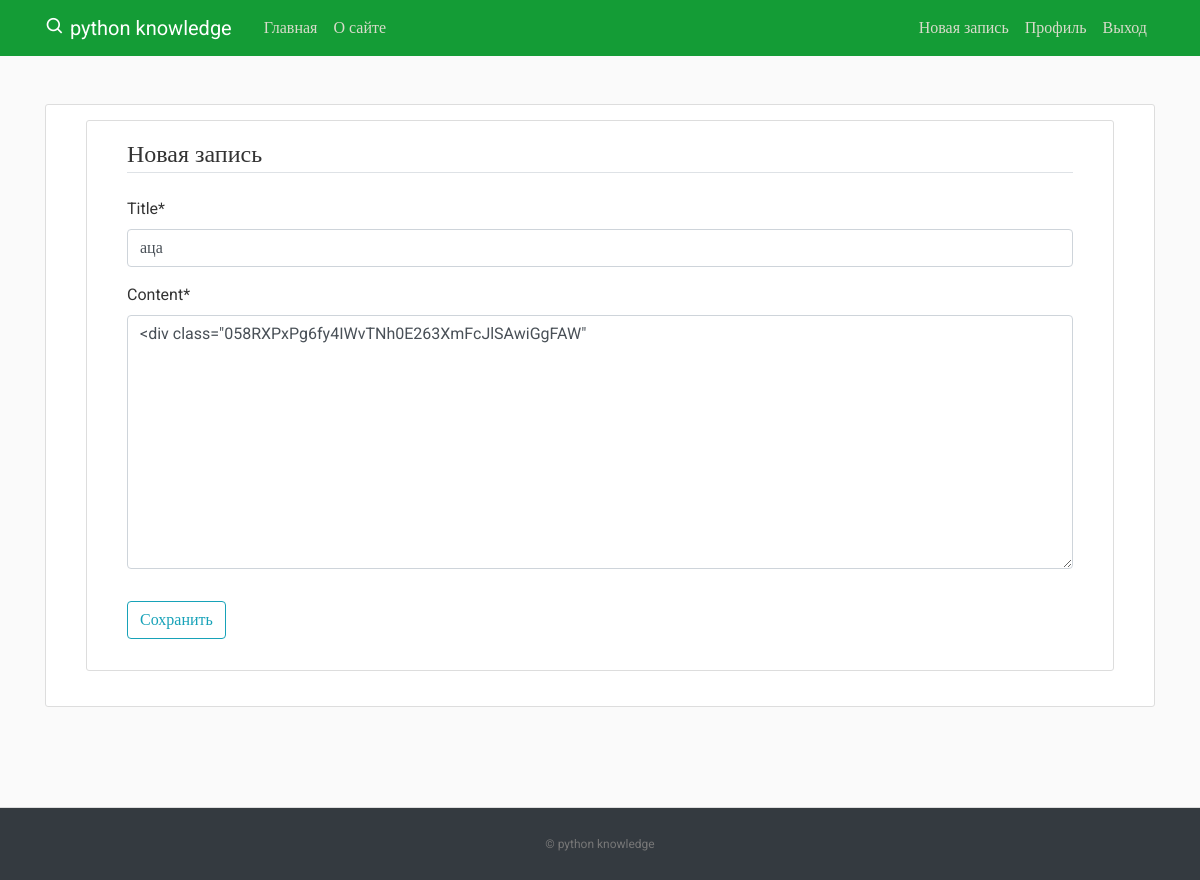
The app's page /post/5/update/ (signed in) with its own data.
### blog/models.py (models this page shows, shortened)
class Post(models.Model):
    title = models.CharField(max_length=100)
    content = models.TextField()
    date_posted = models.DateTimeField(default=timezone.now)
    author = models.ForeignKey(User, on_delete=models.CASCADE)

### blog/views.py (the view, shortened to what this page needs)
# urls.py: path('post/<int:pk>/update/', PostUpdateView.as_view(), name='post-update'),
class PostUpdateView(LoginRequiredMixin, UserPassesTestMixin, UpdateView):
    model = Post
    fields = ['title', 'content']
    def test_func(self):
        post = self.get_object()
        if self.request.user == post.author:
            return True
        return False

### blog/templates/blog/post_form.html (shortened to what this page needs)
{% extends "blog/base.html" %}
{% load crispy_forms_tags %}
{% block content %}
    <div class="content-section">
        <form method="POST">
            <fieldset class="form-group">
                <legend class="border-bottom mb-4">Новая запись</legend>
                {{ form|crispy }}
            </fieldset>
            <div class="form-group">
                <button class="btn btn-outline-info" type="submit">Сохранить</button>
            </div>
        </form>
    </div>
{% endblock content %}

### blog/static/blog/mnain.css (style rules this page uses)
﻿body, html { width:100%; height:100% }
body { margin:0; padding:0; background: #fafafa; color: #333333; margin-top: 5rem; font-family:Roboto; }
.content-section { background: #ffffff; padding: 15px 40px; border: 1px solid #dddddd; border-radius: 3px; margin-bottom: 20px; }

### records on screen
Post: title "аца", content "<div class=\"058RXPxPg6fy4IWvTNh0E263XmFcJlSAwiGgFAW\""
